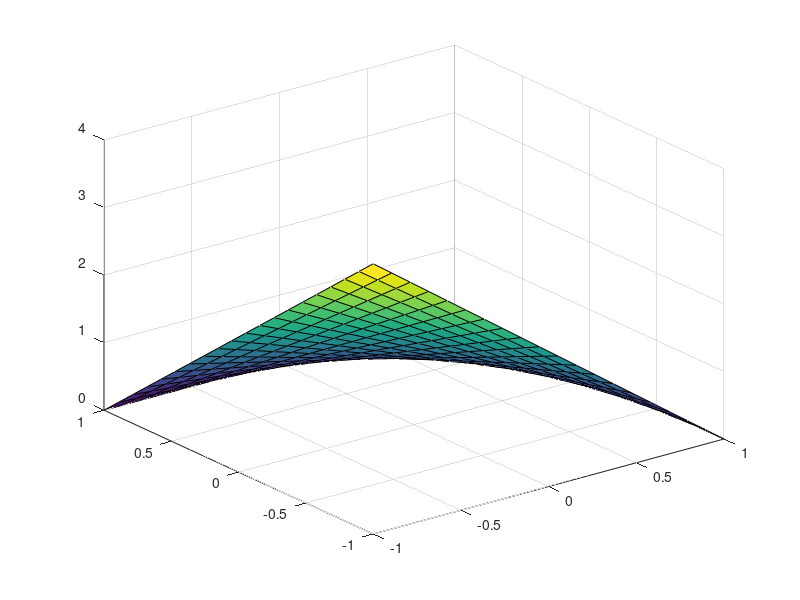

Source code (MATLAB):
% SHAPE     This function is not used in the main. But it may be useful to 
%   plot the Shape functions used in the conversion logical-to-physical 
%   coordinates

function shape

    x = linspace(-1,1,20);
    y = linspace(-1,1,20);
    [X Y] = meshgrid(x,y);

    for i=1:length(x)
        for j=1:length(y)
            shape1(i,j) = (1-x(i))*(1-y(j)); 
            shape2(i,j) = (1+x(i))*(1-y(j));
            shape3(i,j) = (1-x(i))*(1+y(j));
            shape4(i,j) = (1+x(i))*(1+y(j));
        end
    end

    surf(X,Y,shape1); hold on;

end
